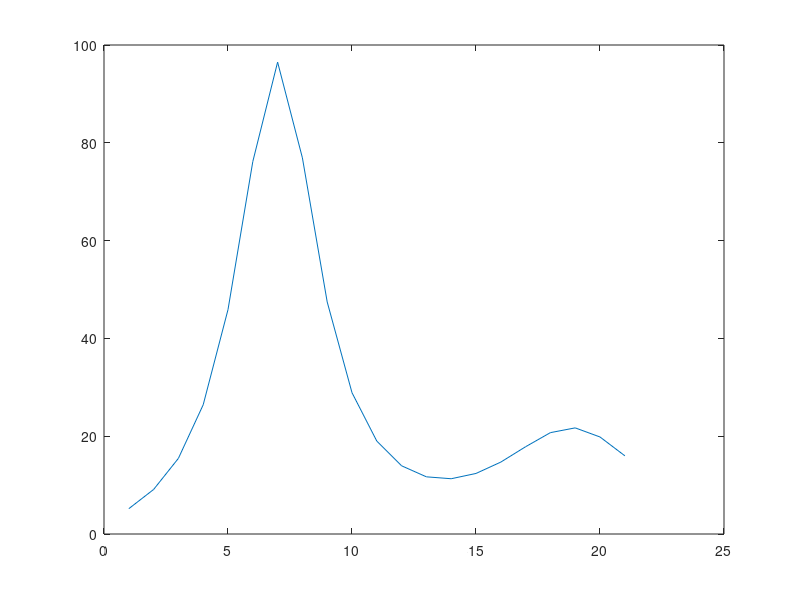

MATLAB code to generate this figure:
function figure_keypress
figure('KeyPressFcn',@printfig);
plot(humps)
function printfig(src,evnt)
if evnt.Character == 'e' % for e
    print('-depsc','-tiff','-r600',['c:\temp\figure' num2str(src) '_' datestr(now,30)])
elseif length(evnt.Modifier) == 1 & strcmp(evnt.Modifier{:}, 'control') & evnt.Key == 't' % for Ctrl-t
    print('-dtiff','-r600',['c:\temp\figure' num2str(src) '_' datestr(now,30)])
elseif evnt.Character == 'x' % for x
    disp('you hit x key')
end
